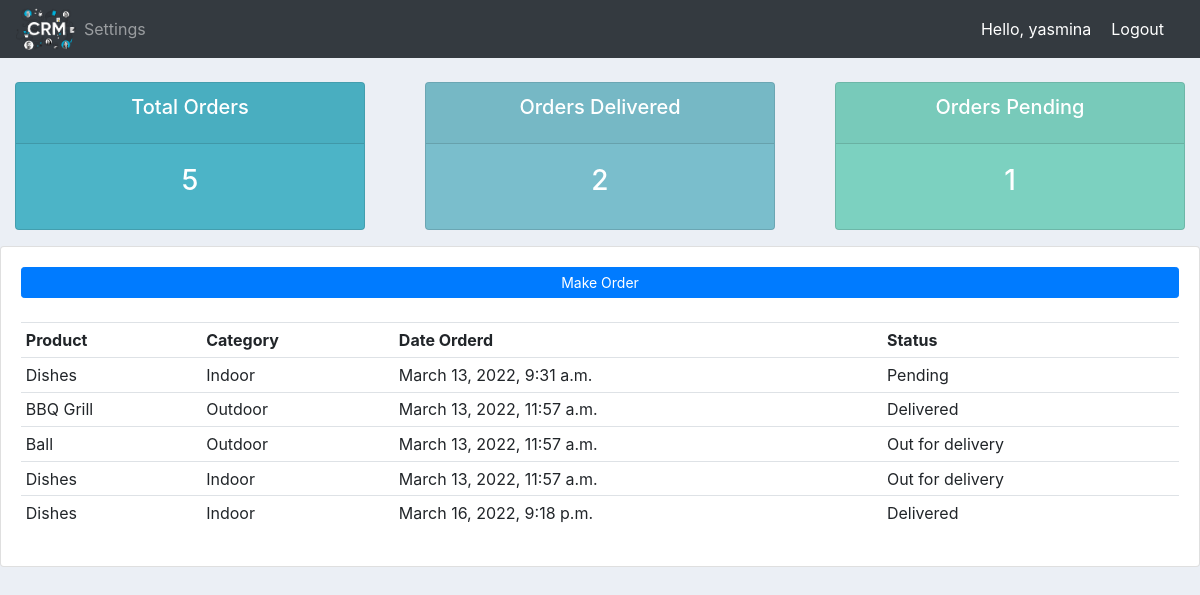
Page /user/ (signed in) on the committed database.
### accounts/models.py (models this page shows, shortened)
class Order(models.Model):
    STATUS = (
        ('Pending','Pending'),
        ('Out for delivery','Out for delivery'),
        ('Delivered','Delivered'),
    )
    customer = models.ForeignKey(Customer, null=True, on_delete=models.SET_NULL) #One to many rel.
    product = models.ForeignKey(Product, null=True, on_delete=models.SET_NULL)
    date_created = models.DateTimeField(auto_now_add=True, null=True)
    status = models.CharField(max_length=200, null=True, choices=STATUS)

class Product(models.Model):
    CATEGORY = (
        ('Indoor','Indoor'),
        ('Outdoor','Outdoor'),
    )
    name =  models.CharField(max_length=200, null=True)
    price =  models.FloatField(null=True)
    category =  models.CharField(max_length=200, null=True, choices=CATEGORY)
    description =  models.CharField(max_length=200, null=True, blank=True) #blank means can make it blank.
    date_created = models.DateTimeField(auto_now_add=True, null=True)
    tags = models.ManyToManyField(Tag) #Many to many rel.
    def __str__(self):
        return self.name

### accounts/decorators.py (the view)
        def wrapper_func(request, *args, **kwargs):
            group = None
            if request.user.groups.exists():
                group = request.user.groups.all()[0].name
            if group in allowed_roles:
                return view_func(request, *args, **kwargs)
            else:
                return HttpResponse('You are not authorized to view this page.')

### accounts/views.py (called while the page is built)
@login_required(login_url='login')
@allowed_users(allowed_roles=['customer'])
def userPage(request):
    orders = request.user.customer.order_set.all()
    totalOrders = orders.count()
    delivered = orders.filter(status='Delivered').count()
    pending = orders.filter(status='Pending').count()
    context = {'orders':orders, 'totalOrders':totalOrders,
    'delivered':delivered, 'pending':pending}
    return render(request, 'accounts/user.html', context)

### accounts/templates/accounts/user.html
{% extends 'accounts/main.html' %}
{% block content %}
{% include 'accounts/status.html' %}
<div class="row">
	<div class="col-md">
		<div class="card card-body">
			<a class="btn btn-primary  btn-sm btn-block" href="{% url 'make_order' %}">Make Order</a>
			<br>
			<table class="table table-sm">
				<tr>
					<th>Product</th>
					<th>Category</th>
					<th>Date Orderd</th>
					<th>Status</th>
				</tr>
				{% for order in orders %}
				<tr>
					<td>{{order.product}}</td>
					<td>{{order.product.category}}</td>
					<td>{{order.date_created}}</td>
					<td>{{order.status}}</td>
				</tr>
				{% endfor %}
			</table>
		</div>
	</div>
</div>
{% endblock %}

### accounts/templates/accounts/navbar.html (shortened to what this page needs)
{% load static %}
<nav class="navbar navbar-expand-lg navbar-dark bg-dark">
    <img src="{% static 'images/logo.png' %}" width="60">
    <div class="collapse navbar-collapse" id="navbarNav">
      <ul class="navbar-nav">
        {% if request.user.is_staff %}
        <li class="nav-item active">
          <a class="nav-link" href="{% url 'home' %}">Dashboard</a>
        </li>
        <li class="nav-item">
          <a class="nav-link" href="{% url 'products' %}">Products</a>
        </li>
        {% else %}
        <li class="nav-item">
          <a class="nav-link" href="{% url 'account' %}">Settings</a>
        </li>
        {% endif %}
      </ul>
    </div>
    <span class="hello-msg">Hello, {{request.user}} </span>
    <span><a class="hello-msg" href="{% url 'logout' %}">Logout</a></span>
  </nav>

### static/css/main.css (style rules this page uses)
body { background-color: #ebeff5; }

### accounts/templates/accounts/navbar.html (style rules this page uses)
.hello-msg { font-size: 18x; color: #fff; margin-right: 20px; }

### rows in the picture
Order: product "Dishes", product.category "Indoor", date_created "March 13, 2022, 9:31 a.m.", status "Pending"
Order: product "BBQ Grill", product.category "Outdoor", date_created "March 13, 2022, 11:57 a.m.", status "Delivered"
Order: product "Ball", product.category "Outdoor", date_created "March 13, 2022, 11:57 a.m.", status "Out for delivery"
Order: product "Dishes", product.category "Indoor", date_created "March 13, 2022, 11:57 a.m.", status "Out for delivery"
Order: product "Dishes", product.category "Indoor", date_created "March 16, 2022, 9:18 p.m.", status "Delivered"

### other values in the picture
{{ request.user }} "yasmina"
{{ totalOrders }} "5"
{{ delivered }} "2"
{{ pending }} "1"
